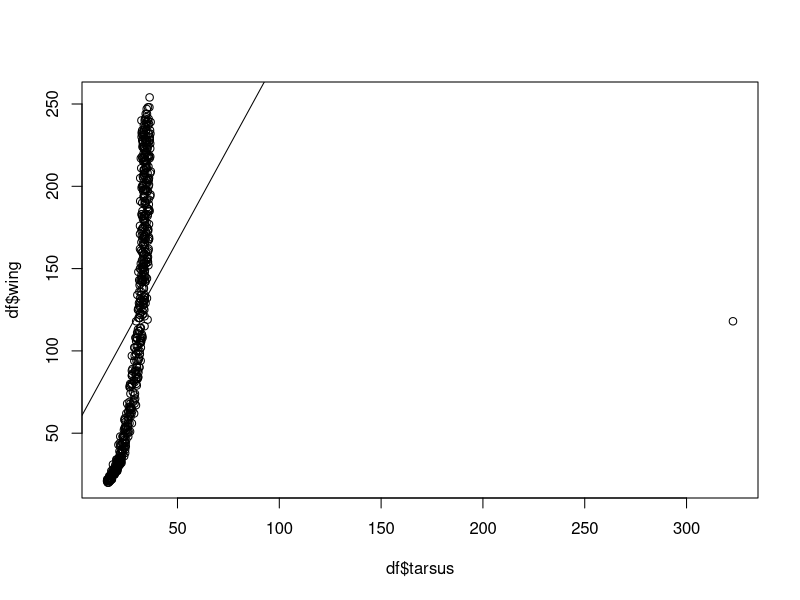

Recreate this plot in R.
#######
# author: Jack Ruder
# date: Sep 30, 2022
# Warm-up: multiple linear regression 
######
# load, attach and view the data
df <- read.csv("./snowPetrels.csv")
head(df)

# produce initial scatter plot
plot(df$wing ~ df$tarsus)

#construct initial model
iModel <- lm(df$wing ~ df$tarsus)
abline(iModel)
# we see a clear outlier in the plot, we should examine and probably remove it

# determine quartile range
q <- quantile(df$tarsus, probs=c(0.25,0.75), na.rm=TRUE)
iqr <- IQR(df$tarsus, na.rm=TRUE)

# remove outliers
rem <- subset(df, (tarsus > (q[1] - 1.5*iqr)) & (tarsus < (q[2] + 1.5*iqr)))

